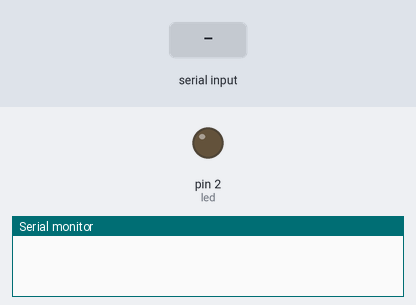
Simulated run of this sketch. Board: Arduino Uno, built with avr-gcc and run on an emulated ATmega328P. Shown: output pins drawn as LEDs (lit = HIGH), the last lines printed to the serial monitor. The inputs (shaded band) are chosen by the test bench.

Above: at 1.2 s.
1.3 s: "b" received over Serial
At 2.3 s:
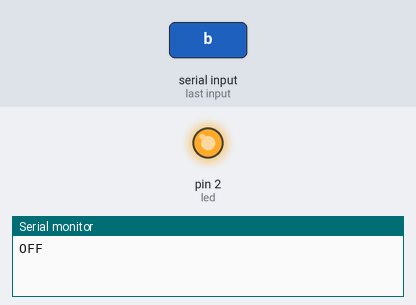
2.8 s: "a" received over Serial
At 3.5 s:
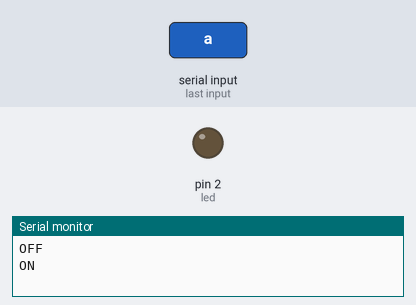
Timing chart, 0 to 5.8 s (numbered marks = the images above; inputs shaded):
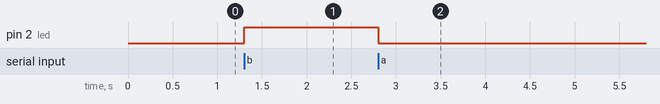

The sketch:

ApagarPrenderLED.ino
```cpp
int option;
int led = 2;

void setup(){
  Serial.begin(9600);
  pinMode(led, OUTPUT);
}

void loop(){
  //si existe datos disponibles los leemos
  if (Serial.available() > 0){
    //leemos la opcion enviada
    option = Serial.read();

    if(option=='a') {
      digitalWrite(led, LOW);
      Serial.println("ON");
    }

    if(option=='b') {
      digitalWrite(led, HIGH);
      Serial.println("OFF");
    }
  }
}
```

Measured:
- after the input at 1.3 s, pin 2 (led): LOW → HIGH at once
- after the input at 2.8 s, pin 2 (led): HIGH → LOW at once
